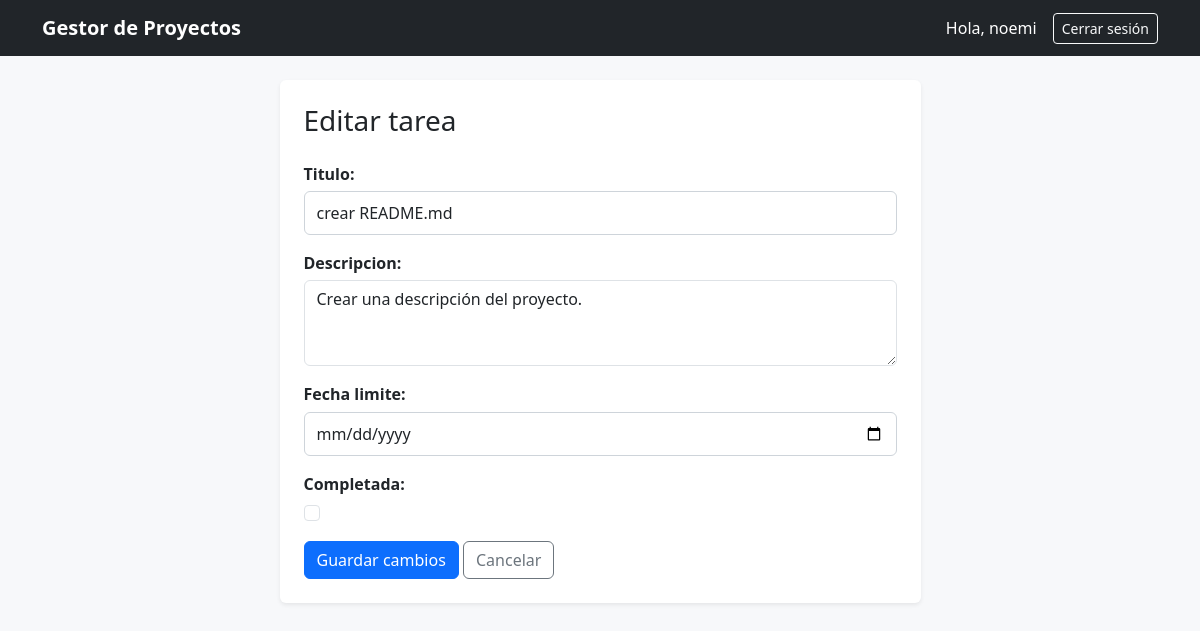
/tareas/3/editar/ (signed in), run on the app's committed database.
### proyectos/models.py (models this page shows, shortened)
class Tarea(models.Model):
    proyecto = models.ForeignKey(
        Proyecto,
        on_delete=models.CASCADE,
        related_name="tareas"
    )
    titulo = models.CharField(max_length=120)
    descripcion = models.TextField(blank=True)
    fecha_limite = models.DateField(blank=True, null=True)
    completada = models.BooleanField(default=False)
    fecha_creacion = models.DateTimeField(auto_now_add=True)
    class Meta:
        ordering = ["completada", "fecha_limite", "-fecha_creacion"]

### proyectos/views.py (the view, shortened to what this page needs)
# urls.py: path("tareas/<int:pk>/editar/", TareaUpdateView.as_view(), name="tarea_editar"),
class TareaUpdateView(LoginRequiredMixin, UpdateView):
    model = Tarea
    form_class = TareaForm
    template_name = "proyectos/tarea_form.html"
    def get_queryset(self):
        return Tarea.objects.filter(proyecto__usuario=self.request.user)

### proyectos/forms.py
class TareaForm(forms.ModelForm):
    class Meta:
        model = Tarea
        fields = ["titulo", "descripcion", "fecha_limite", "completada"]
        widgets = {
            "titulo": forms.TextInput(attrs={"class": "form-control"}),
            "descripcion": forms.Textarea(attrs={"class": "form-control", "rows": 3}),
            "fecha_limite": forms.DateInput(
                attrs={"class": "form-control", "type": "date"}
            ),
            "completada": forms.CheckboxInput(attrs={"class": "form-check-input"}),
        }

### proyectos/templates/proyectos/tarea_form.html (shortened to what this page needs)
{% extends "base.html" %}
{% block contenido %}
<div class="row justify-content-center">
    <div class="col-lg-7">
        <div class="card shadow-sm">
            <div class="card-body p-4">
                <h1 class="h3 mb-4">Editar tarea</h1>
                <form method="POST">
                    {{ form.as_p }}
                    <button type="submit" class="btn btn-primary">Guardar cambios</button>
                    <a href="{% url 'proyectos:detalle' object.proyecto.pk %}"
                       class="btn btn-outline-secondary">Cancelar</a>
                </form>
            </div>
        </div>
    </div>
</div>
{% endblock %}

### templates/base.html (shortened to what this page needs)
{% load static %}
<!DOCTYPE html>
<html lang="es">
<head>
    <link href="https://cdn.jsdelivr.net/npm/bootstrap@5.3.3/dist/css/bootstrap.min.css" rel="stylesheet">
    <link rel="stylesheet" href="{% static 'css/estilos.css' %}">
</head>
<body>
<nav class="navbar navbar-expand-lg navbar-dark bg-dark mb-4">
    <div class="container">
        <a class="navbar-brand fw-semibold" href="{% url 'proyectos:lista' %}">
            Gestor de Proyectos
        </a>
        <div class="ms-auto d-flex align-items-center gap-2">
            {% if user.is_authenticated %}
                <span class="text-white me-2">Hola, {{ user.username }}</span>
                <form method="POST" action="{% url 'logout' %}">
                    <button type="submit" class="btn btn-outline-light btn-sm">Cerrar sesión</button>
                </form>
            {% else %}
                <a href="{% url 'login' %}" class="btn btn-outline-light btn-sm">Iniciar sesión</a>
                <a href="{% url 'registro' %}" class="btn btn-light btn-sm">Registrarse</a>
            {% endif %}
        </div>
    </div>
</nav>
<main class="container pb-5">
    {% block contenido %}{% endblock %}
</main>
</body>
</html>

### static/css/estilos.css (style rules this page uses)
body { background: #f7f8fa; }
.card { border: 0; }
form p { margin-bottom: 1rem; }
form p label { display: block; font-weight: 600; margin-bottom: .35rem; }
form p input:not([type="checkbox"]), form p textarea, form p select { width: 100%; padding: .55rem .75rem; border: 1px solid #ced4da; border-radius: .375rem; }

### data on the page
Tarea: titulo "crear README.md", descripcion "Crear una descripción del proyecto."

### other printed values
{{ user.username }} "noemi"
